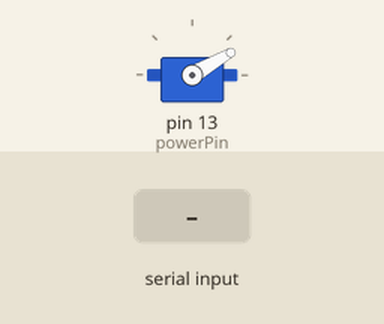
Bench run of a sketch on a simulated Arduino Uno, built with avr-gcc and run on an emulated ATmega328P. Shown: servo. The test bench sets the inputs (shaded band). What the sketch prints to the serial monitor is not drawn.

Above: at 1.2 s.
1.3 s: "w" received over Serial
Timing chart, 0 to 4.3 s (numbered marks = the images above; inputs shaded):
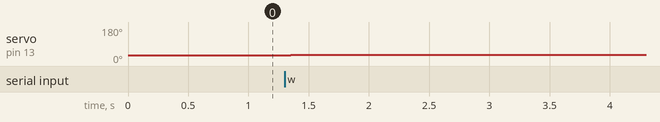

Measured:
- after the input at 1.3 s, servo on pin 13 (powerPin): 30° → 32° after 0.05 s

The sketch:

Test.ino
```cpp
#include <Servo.h>


Servo servo1;       //wrist

//define initial positions of servos
const int init1 = 30;

//define the increment in degrees. This is what we will use to move the servos
int inc = 2;

//define the delay between each iteration of movement. I will call it speed_ for simplicity
int speed_ = 0;

//define the initial postions of the servos
int pos1 = init1;

//power on/off (optional)
int powerPin = 13;


void setup() {
  Serial.begin(9600);

  //attaching servos to pins of arduino
  servo1.attach(powerPin, 1000, 2000);

  //begin at initial positions
  servo1.write(pos1);

  //(optional) power again
  pinMode(powerPin, OUTPUT);
}

void loop() {

  //possibly not needed?
  Serial.flush();

  //val is the variable we store the received data in
  int val = Serial.read();
  bool input;

  if (val == -1) {
    input = false;
    delay(50);
    return;
    }

  //condtional needed for loops to work properly
  int i = 1;

  //--------------------------------MOVE servo5 METHOD-----------------------------------------
  while (val == 'w' && i == 1) {
    val = Serial.read();
    Serial.println(val);

    input = true;
    //limitations that I put in so I can't break the servo cords
    if (pos1 + inc <= 170) {

      //increment position to move servo
      pos1 = pos1 + inc;
      servo1.write(pos1);

      //used to break out of the loop and move different servo or do nothing
      if (val != 'w') {
        i = 0;
      }
      delay(speed_);
    }
  }

  if (input == false) {
    Serial.println("fail");
  }

  while (val == 's' && i == 1) {
    val = Serial.read();

    //limitations that I put in so I can't break the servo cords
    if (pos1 - inc >= 10) {

      //increment position to move servo
      pos1 = pos1 - inc;
      servo1.write(pos1);

      //used to break out of the loop and move different servo or do nothing
      if (val != 's') {
        i = 0;
      }
      delay(speed_);
    }
  }
}
```
